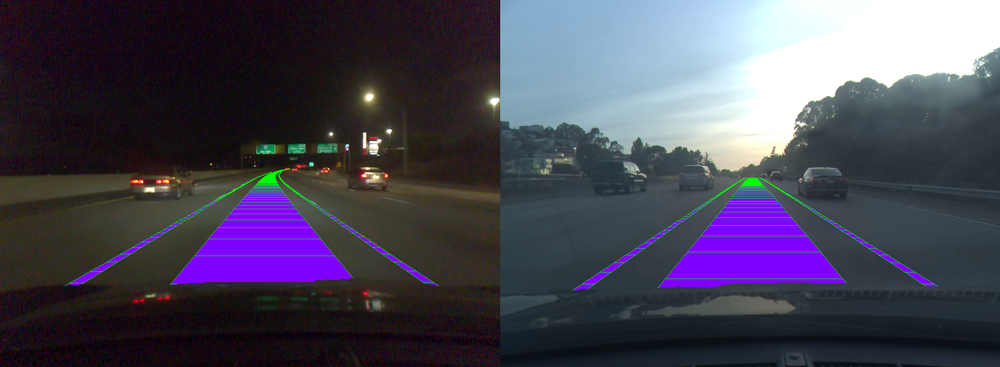
#> input picture testmesh3d.png, 1000 x 367 px, shrunk from 2307 x 847 before the run, given in place of video.hevc, which was not available
$ python zz.py
#> lines starting #> are read from the running program, lines starting #| are printed output that depends on the picture; after the words box and inside, x2 and y2 are one past the last pixel; in counts of white or black regions, pixels touching at a corner belong together; pictures that were not available may be replaced by others from this repository, and a replacement may not be noted
import cv2
import numpy as np

# Open video capture
cap = cv2.VideoCapture('../comma2k/Chunk_1/b0c9d2329ad1606b|2018-07-27--06-03-57/3/video.hevc')

# Initialize variables for previous frame and mask
ret, prev_frame = cap.read()
#> prev_frame is the input picture: shape (367, 1000, 3); mean B, G, R 85.2, 69, 72.4
prev_gray = cv2.cvtColor(prev_frame, cv2.COLOR_BGR2GRAY)
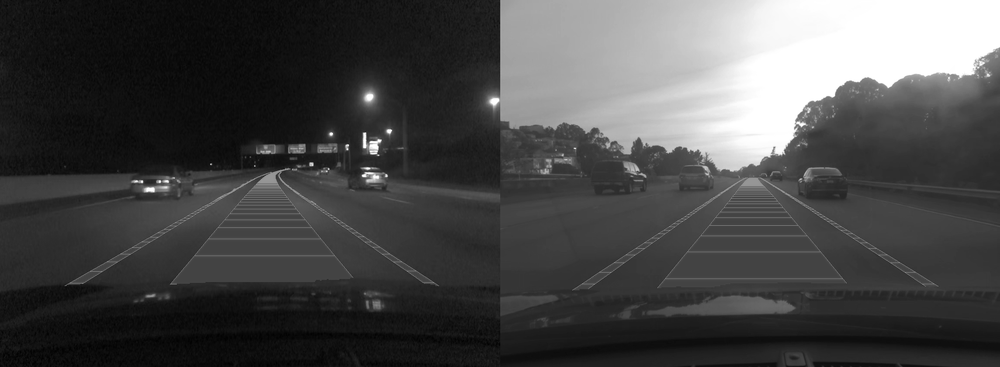
#> prev_gray: shape (367, 1000); min 1, max 255, mean 71.8
mask = np.zeros_like(prev_frame)

while True:
    # Read current frame
    ret, frame = cap.read()
    if not ret:
        break

    # Convert current frame to grayscale
    gray = cv2.cvtColor(frame, cv2.COLOR_BGR2GRAY)

    # Calculate optical flow using Farneback method
    flow = cv2.calcOpticalFlowFarneback(prev_gray, gray, None, 0.5, 3, 15, 3, 5, 1.2, 0)

    # Compute magnitude and angle
    magnitude, angle = cv2.cartToPolar(flow[..., 0], flow[..., 1])
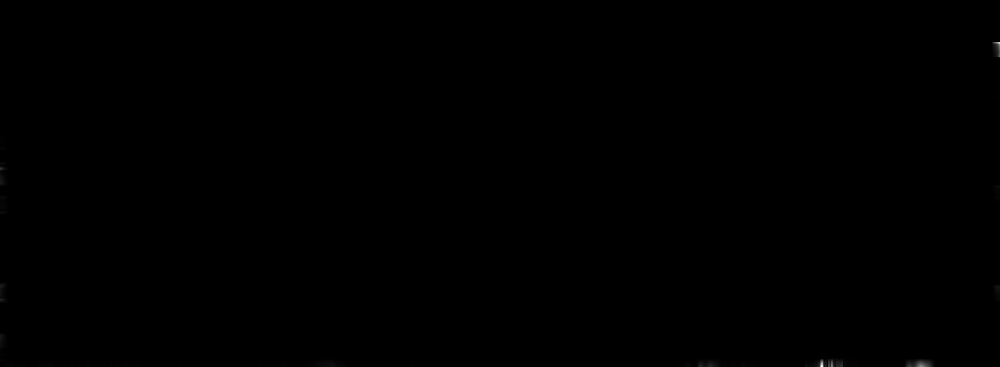
#> magnitude: shape (367, 1000) float32; min 0, max 0.205, mean 9.42e-05; drawn with min black and max white
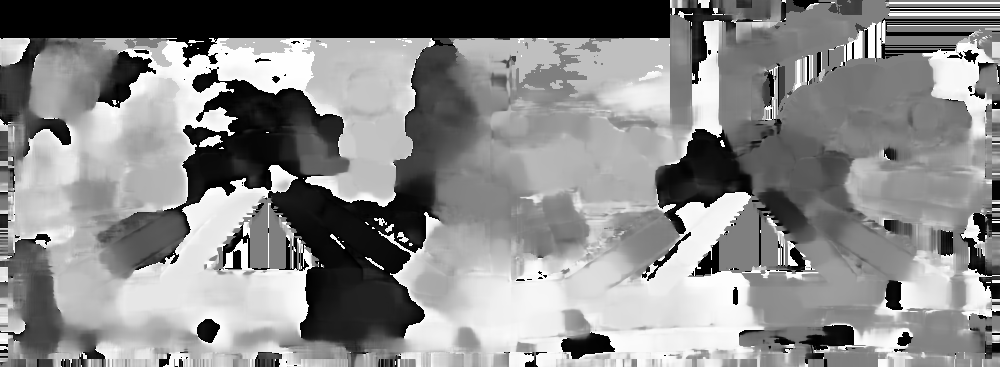
#> angle: shape (367, 1000) float32; min 0, max 6.28, mean 3.37; drawn with min black and max white

    # Create mask image
    mask[..., 1] = 255

    # Set image hue according to the angle
    mask[..., 0] = angle * 180 / np.pi / 2
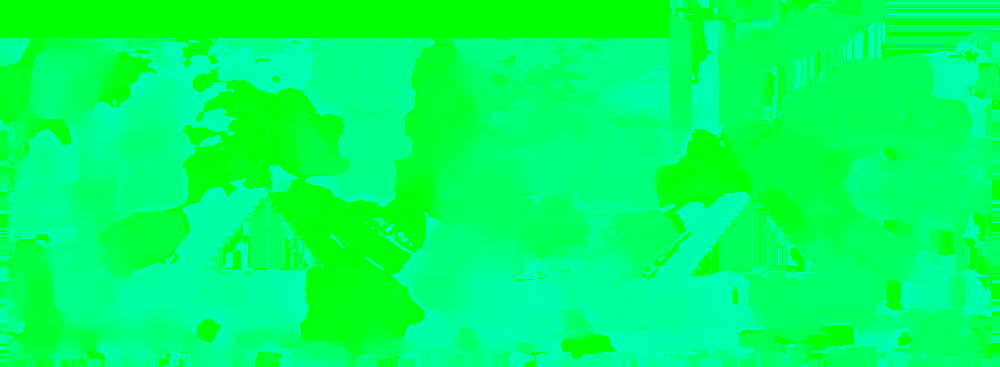
#> mask: shape (367, 1000, 3); mean of channels 0, 1, 2 96, 255, 0; drawn as B, G, R

    # Set image value according to the magnitude
    mask[..., 2] = cv2.normalize(magnitude, None, 0, 255, cv2.NORM_MINMAX)
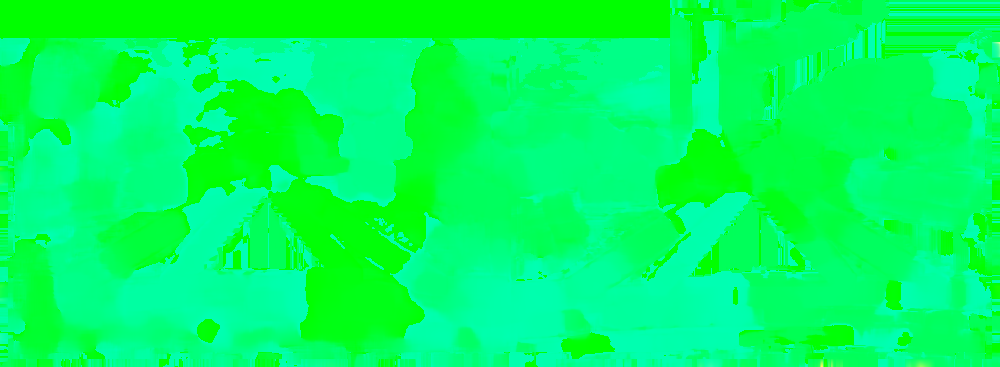
#> mask: shape (367, 1000, 3); 1.03% of pixels changed, all inside (x1, y1, x2, y2) = (0, 42, 1000, 367); drawn as B, G, R

    # Convert HSV to BGR (for displaying)
    rgb = cv2.cvtColor(mask, cv2.COLOR_HSV2BGR)

    # Overlay motion vectors on the frame
    result = cv2.addWeighted(frame, 1, rgb, 2, 0)

    # Display the result
    cv2.imshow('Optical Flow', result)

    # Update previous frame
    prev_gray = gray

    # Check for 'q' key to quit
    if cv2.waitKey(25) & 0xFF == ord('q'):
#> (key q is pressed here)
        break

# Release video capture and close all windows
cap.release()
cv2.destroyAllWindows()

$ run again, on merged.png
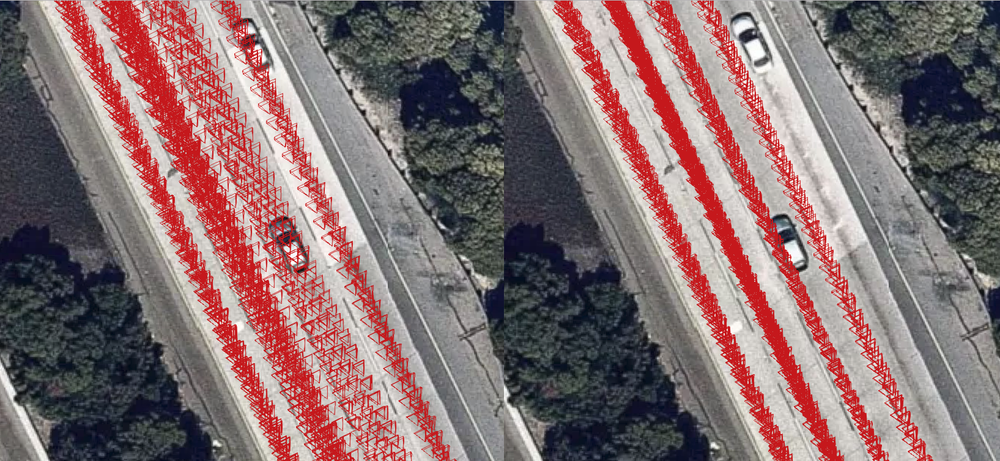
#> input picture merged.png, 1000 x 461 px, shrunk from 1635 x 754 before the run, given in place of video.hevc, which was not available
#> prev_frame is the input picture: shape (461, 1000, 3); mean B, G, R 112.1, 110.9, 134.3
#> `magnitude, angle = cv2.cartToPolar(flow[..., 0], flow[..., 1])`:
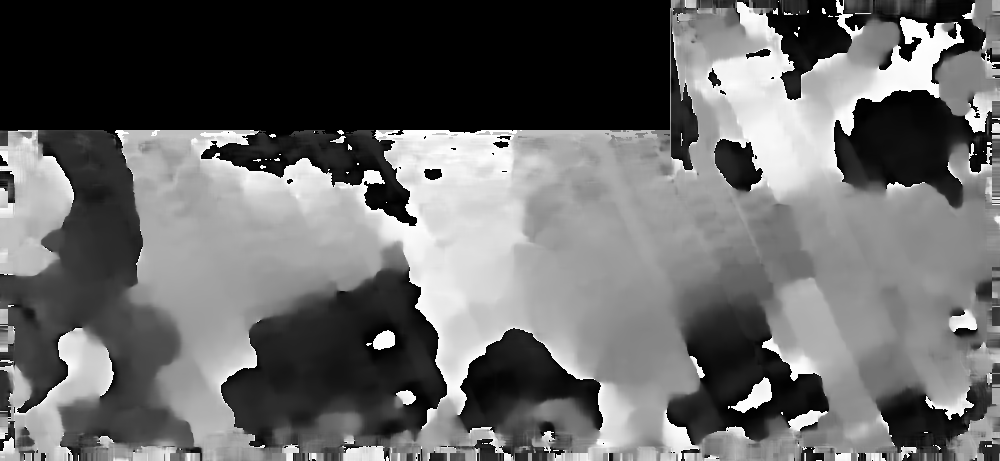
#> angle: shape (461, 1000) float32; min 0, max 6.28, mean 2.55; drawn with min black and max white
#> `mask[..., 0] = angle * 180 / np.pi / 2`:
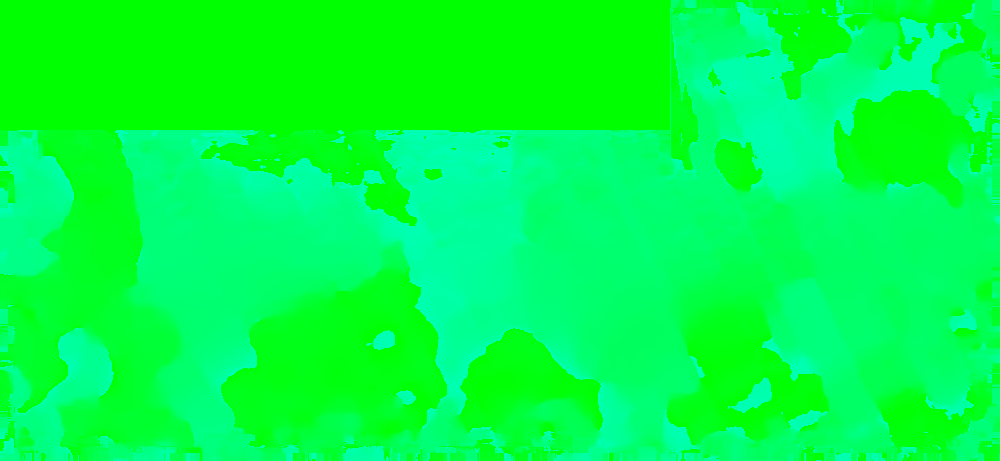
#> mask: shape (461, 1000, 3); mean of channels 0, 1, 2 72.5, 255, 0; drawn as B, G, R
